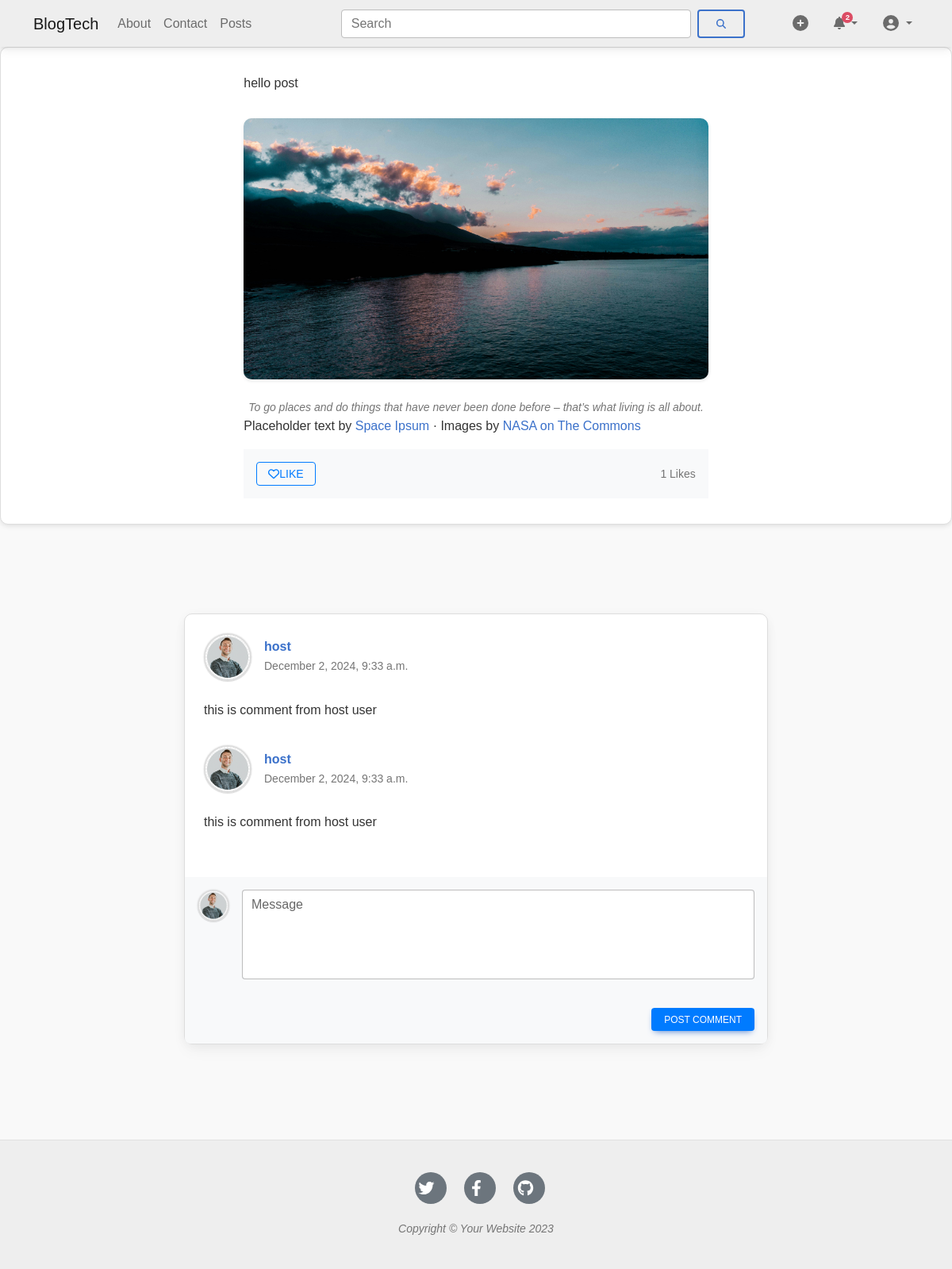
The app's page /blog/post_details/hello-post/ (signed in) with its own data.
### blog/models.py (models this page shows, shortened)
class Post(models.Model):
    class Status(models.TextChoices):
        DRAFT = ("DF" , "Draft")
        PUBLISHED = ("PB" , "Published")
    title = models.CharField(max_length=255)
    author = models.ForeignKey(User , on_delete=models.CASCADE)
    slug = models.SlugField(max_length=255)
    body = models.TextField()
    bg_image = models.ImageField(upload_to="images/%Y/%m/%d/header_images")
    post_image = models.ImageField(upload_to="images/%Y/%m/%d/post_images")
    created_at = models.DateTimeField(auto_now_add=True)
    updated_at = models.DateTimeField(auto_now=True)
    publish = models.DateTimeField(default=timezone.now)
    status = models.CharField(max_length=2, choices=Status.choices , default=Status.PUBLISHED)
    views = models.PositiveBigIntegerField(default=0)
    likes = models.ManyToManyField(User , related_name="post_likes" , blank=True)
    class Meta:
        ordering = ['-publish']
        indexes = [
            models.Index(fields=['-publish'])
        ]
    def likes_count(self):
        return self.likes.count()

class Comment(models.Model):
    post = models.ForeignKey(Post , on_delete=models.CASCADE , related_name="comments_post")
    user = models.ForeignKey(User , on_delete=models.CASCADE , related_name="comments_user")
    body = models.TextField()
    email = models.EmailField(blank=True , null=True)
    created_at = models.DateTimeField(auto_now=True)
    updated_at = models.DateTimeField(auto_now=True)
    is_active = models.BooleanField(default=False)

### account/models.py (models this page shows, shortened)
class Profile(models.Model):
    user = models.OneToOneField(settings.AUTH_USER_MODEL , on_delete=models.CASCADE)
    age = models.IntegerField(blank=True , null=True)
    image = models.ImageField(upload_to="user/%Y/%m/%d" , blank=True)

### blog/views.py (the view)
# urls.py: path('post_details/<slug:post>/' , post_details , name="post_details"),
@login_required
def post_details(request , post):
    post = get_object_or_404(Post , slug=post )
    post.views += 1
    post.save(update_fields=['views'])
    comments = Comment.objects.filter(post=post)
    return render(request , "blog/post_details.html",{'post':post , 'comments':comments})

### blog/context_processors.py (called while the page is built)
def notifications_count(request):
    if isinstance(request.user, AnonymousUser):
        return {'unread_notifications_count': 0}
    unread_notifications = request.user.notifications.filter(is_read=False).count()
    return {'unread_notifications_count': unread_notifications}

### blog/templates/blog/post_details.html (shortened to what this page needs)
{% extends "base.html" %}
{% load static %}
{% block content  %}
        <article class="mb-4">
            <div class="container px-4 px-lg-5 mt5">
                <div class="row gx-4 gx-lg-5 justify-content-center">
                    <div class="col-md-10 col-lg-8 col-xl-7">
                        <p>{{ post.title }}</p>
                        <a href="#!"><img class="img-fluid" src="{{  post.post_image.url }}" alt="..." /></a>
                        <span class="caption text-muted">To go places and do things that have never been done before – that’s what living is all about.</span>
                            Placeholder text by
                            <a href="http://spaceipsum.com/">Space Ipsum</a>
                            &middot; Images by
                            <a href="https://www.flickr.com/photos/nasacommons/">NASA on The Commons</a>
                        <div class="card-footer py-3 border-0" style="background-color: #f8f9fa;">
                          <div class="d-flex justify-content-between align-items-center">
                            <form method="post"  class="d-inline" id="like-form" data-post-id="{{ post.id }}">
                              <button
                                type="submit"
                                id="like-button"
                                class="btn btn-sm btn-outline-primary d-flex align-items-center">
                                <i class="{% if request.user in post.likes.all %}fas fa-heart{% else %}far fa-heart{% endif %}" id="like-icon"></i>
                                Like
                              </button>
                            </form>
                            <span class="text-muted" id="like-count">{{ post.likes_count }} Likes</span>
                          </div>
                        </div>
                    </div>
                </div>
            </div>
          </article>
        <section id="comments-section">
          <div class="container my-5 py-5">
            <div class="row d-flex justify-content-center">
              <div class="col-md-12 col-lg-10 col-xl-8">
                <div class="card">
                  <div class="card-body">
                    {% if comments %}
                    {% for comment in comments %}
                    <div class="d-flex flex-start align-items-center">
                      <img class="rounded-circle shadow-1-strong me-3"
                        src="{{ comment.user.profile.image.url }}" alt="avatar" width="60"
                        height="60" />
                      <div>
                        <h6 class="fw-bold text-primary mb-1">{{ comment.user.username }}</h6>
                        <p class="text-muted small mb-0">
                          {{ comment.created_at|date:"F j, Y, g:i a" }}
                        </p>
                      </div>
                    </div>
                    <p class="mt-3 mb-4 pb-2">
                      {{ comment.body }}
                    </p>
                    {% endfor %}
                    {% endif %}
                  </div>
                  <div class="card-footer py-3 border-0" style="background-color: #f8f9fa;">
                    <form method="POST"  id="comment-form" data-post-id-comment="{{ post.id }}" >
                      <div class="d-flex flex-start w-100">
                        <img class="rounded-circle shadow-1-strong me-3"
                          src="{{ request.user.profile.image.url }}" alt="test" width="40"
                          height="40" />
                        <div data-mdb-input-init class="form-outline w-100">
                          <textarea
                            class="form-control"
                            id="body-form"
                            name="body"
                            rows="4"
                            style="background: #fff;"
                            placeholder="Write your comment here..."></textarea>
                          <label class="form-label" for="textAreaExample">Message</label>
                        </div>
                      </div>
                      <div class="float-end mt-2 pt-1">
                        <button
                          type="submit"
                          class="btn btn-primary btn-sm">Post Comment</button>
                      </div>
                    </form>
                  </div>
                </div>
              </div>
            </div>
          </div>
        </section>
{% endblock content %}

### blog/templates/base.html (shortened to what this page needs)
{% load static %}
<!DOCTYPE html>
<html lang="en">
    <head>
        <link
            href="https://cdnjs.cloudflare.com/ajax/libs/mdb-ui-kit/6.4.2/mdb.min.css"
            rel="stylesheet"
             >
             <link rel="stylesheet" href="https://code.jquery.com/ui/1.14.1/themes/base/jquery-ui.css">
    </head>
    <body>
        {% include 'includes/navbar.html' %}
        {% block content %} {% endblock content%}
        {% include 'includes/footer.html' %}
    </body>
</html>

### blog/templates/includes/navbar.html (shortened to what this page needs)
<nav class="navbar navbar-expand-lg navbar-light " style="background-color: #eee;" >
    <div class="container">
      <a class="navbar-brand" href="{% url 'home' %}">BlogTech</a>
      <div class="collapse navbar-collapse" id="navbarNav">
        <ul class="navbar-nav me-auto">
          <li class="nav-item">
            <a class="nav-link" href="{% url 'about' %}">About</a>
          </li>
          <li class="nav-item">
            <a class="nav-link" href="{% url 'contact' %}">Contact</a>
          </li>
          {% if request.user.is_authenticated %}
          <li class="nav-item">
            <a class="nav-link" href="{% url 'home' %}">Posts</a>
          </li>
          {% endif %}
        </ul>
        {% if request.user.is_authenticated %}
        <form class="d-flex mx-auto" style="width: 50%;" method="POST">
          <input
            class="form-control me-2"
            type="search"
            placeholder="Search"
            aria-label="Search"
            name="q"
            value="{{ query|default:'' }}"
            id="tags"
          >
          <button class="btn btn-outline-primary" type="submit">
            <i class="fas fa-search"></i>
          </button>
        </form>
        {% endif %}
        <ul class="navbar-nav d-flex align-items-center">
            {% if not request.user.is_authenticated %}
            <li class="nav-item me-3">
                <a class="nav-link" href="{% url 'login' %}" >
                  SignIn
                </a>
              </li>
          {% else %}
          <li class="nav-item me-3">
            <a class="nav-link" href="{% url 'create_post' %}" title="Create New Post">
              <i class="fas fa-plus-circle fa-lg"></i>
            </a>
          </li>
          <li class="nav-item dropdown me-3">
            <a
              class="nav-link dropdown-toggle"
              href="#"
              id="notificationDropdown"
              role="button"
              data-mdb-toggle="dropdown"
              aria-expanded="false"
              title="Notifications"
            >
              <i class="fas fa-bell"></i>
              <span class="badge rounded-pill badge-notification bg-danger">{{ unread_notifications_count }}</span>
            </a>
          </li>
          <li class="nav-item dropdown">
            <a
              class="nav-link dropdown-toggle"
              href="#"
              id="userDropdown"
              role="button"
              data-mdb-toggle="dropdown"
              aria-expanded="false"
              title="Account"
            >
              <i class="fas fa-user-circle fa-lg"></i>
            </a>
          {% endif %}
          </li>
        </ul>
      </div>
    </div>
  </nav>

### blog/templates/includes/footer.html (shortened to what this page needs)
<footer class="border-top">
    <div class="container px-4 px-lg-5">
        <div class="row gx-4 gx-lg-5 justify-content-center">
            <div class="col-md-10 col-lg-8 col-xl-7">
                <ul class="list-inline text-center">
                    <li class="list-inline-item">
                        <a href="#!">
                            <span class="fa-stack fa-lg">
                                <i class="fas fa-circle fa-stack-2x"></i>
                                <i class="fab fa-twitter fa-stack-1x fa-inverse"></i>
                            </span>
                        </a>
                    </li>
                    <li class="list-inline-item">
                        <a href="#!">
                            <span class="fa-stack fa-lg">
                                <i class="fas fa-circle fa-stack-2x"></i>
                                <i class="fab fa-facebook-f fa-stack-1x fa-inverse"></i>
                            </span>
                        </a>
                    </li>
                    <li class="list-inline-item">
                        <a href="#!">
                            <span class="fa-stack fa-lg">
                                <i class="fas fa-circle fa-stack-2x"></i>
                                <i class="fab fa-github fa-stack-1x fa-inverse"></i>
                            </span>
                        </a>
                    </li>
                </ul>
                <div class="small text-center text-muted fst-italic">Copyright &copy; Your Website 2023</div>
            </div>
        </div>
    </div>
</footer>

### blog/templates/blog/post_details.html (style rules this page uses)
body { font-family: Arial, sans-serif; background-color: #f9f9f9; color: #333; line-height: 1.6; }
article.mb-4 { margin-bottom: 2rem; padding: 2rem; background-color: #ffffff; border: 1px solid #ddd; border-radius: 10px; box-shadow: 0 2px 6px rgba(0, 0, 0, 0.1); }
article img.img-fluid { max-width: 100%; height: auto; margin: 1rem 0; border-radius: 10px; box-shadow: 0 2px 4px rgba(0, 0, 0, 0.1); }
article .caption.text-muted { display: block; font-size: 0.875rem; color: #6c757d; margin-top: 0.5rem; text-align: center; font-style: italic; }
.card-footer { background-color: #f8f9fa; border-top: 1px solid #ddd; padding: 1rem; border-radius: 0 0 10px 10px; }
.card-footer .btn-outline-primary { display: flex; align-items: center; font-size: 0.875rem; border: 1px solid #007bff; color: #007bff; transition: all 0.3s ease; }
.card-footer .text-muted { font-size: 0.875rem; color: #6c757d; }
section .card { margin-top: 1rem; border: 1px solid #ddd; border-radius: 10px; background-color: #ffffff; }
section .card-body { padding: 1.5rem; }
section .d-flex { margin-bottom: 1.5rem; }
section .rounded-circle { border: 2px solid #ddd; }
section h6.text-primary { font-weight: bold; color: #007bff; }
section .text-muted { font-size: 0.875rem; color: #6c757d; }
section .form-outline textarea { width: 100%; resize: none; border: 1px solid #ddd; border-radius: 10px; padding: 0.75rem; transition: border-color 0.3s; }
section .btn-primary { background-color: #007bff; border-color: #007bff; transition: background-color 0.3s, border-color 0.3s; }

### blog/templates/includes/footer.html (style rules this page uses)
footer { background-color: #eee; color: #adb5bd; padding: 40px 0; border-top: 1px solid #495057; }
footer .list-inline { margin: 0; padding: 0; list-style: none; }
footer .list-inline-item { margin: 0 10px; }
footer .fa-stack { display: inline-block; width: 2em; height: 2em; line-height: 2em; text-align: center; vertical-align: middle; position: relative; }
footer .fa-stack-2x { color: #6c757d; }
footer .fa-stack-1x { color: #ffffff; }
footer .small { font-size: 14px; margin-top: 20px; }
footer a { color: #adb5bd; text-decoration: none; transition: color 0.3s ease; }

### records on screen
Post: title "hello post", post_image (picture), likes_count "1"
Comment: user.profile.image (picture), user.username "host", created_at "December 2, 2024, 9:33 a.m.", body "this is comment from host user"
Comment: user.profile.image (picture), user.username "host", created_at "December 2, 2024, 9:33 a.m.", body "this is comment from host user"

### other values on screen
{{ unread_notifications_count }} "2"
